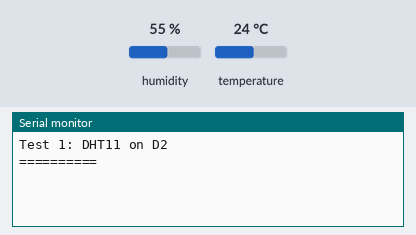
This sketch was run on a simulated ESP8266 (NodeMCU). On the bench: the last lines printed to the serial monitor. The inputs (shaded band) are chosen by the test bench; at power-on: humidity 55 %, temperature 24 °C.

Above: at 1.4 s.
1.5 s: humidity set to 22 %
At 6.5 s:
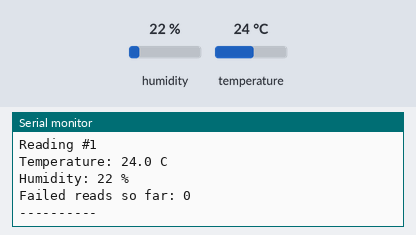
8.9 s: temperature set to 12 °C
16.3 s: humidity set to 40 %
At 20.3 s:
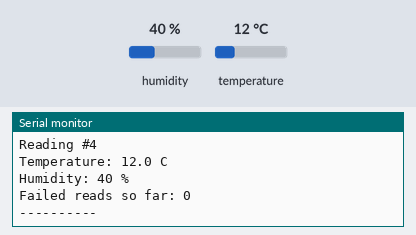
Timing chart, 0 to 21.8 s (numbered marks = the images above; inputs shaded):
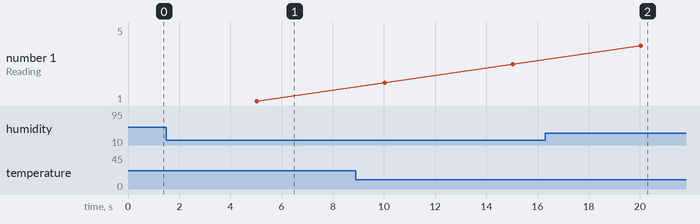

Measured:
- after the input at 1.5 s, the serial monitor: prints a new line after 3.5 s (image 1)
- after the input at 16.3 s, the serial monitor: prints a new line after 3.7 s (image 2)

The sketch:

01_dht11.ino
```cpp
// Test 1 of 6: DHT11 temperature + humidity sensor
//
// Wiring (DHT11 module):  VCC -> 3V3   GND -> GND   DATA -> D2
// Library: "DHT sensor library" by Adafruit (also installs "Adafruit Unified Sensor")
// Board:   NodeMCU 1.0 (ESP-12E Module)      Serial Monitor: 115200 baud
//
// Pass: a reading every 5 s. Hold the sensor in your hand: temperature rises 1-3 C within a minute.
// Fail: "no data" -> check the DATA wire is on D2 and the module has power.

#include <DHT.h>

const int DHT_PIN = D2;
const unsigned long READ_EVERY_MS = 5000;   // the DHT11 needs at least 1 s between reads

DHT dht(DHT_PIN, DHT11);
unsigned long lastRead = 0;
unsigned long readings = 0;
unsigned long failures = 0;

void setup() {
  Serial.begin(115200);
  delay(200);
  Serial.println();
  Serial.println("Test 1: DHT11 on D2");
  Serial.println("==========");
  dht.begin();
}

void loop() {
  if (millis() - lastRead < READ_EVERY_MS) return;
  lastRead = millis();

  float tempC = dht.readTemperature();
  float hum = dht.readHumidity();
  readings++;

  Serial.print("Reading #");
  Serial.println(readings);
  if (isnan(tempC) || isnan(hum)) {
    failures++;
    Serial.println("ERROR: no data from DHT11");
    Serial.println("Check: DATA on D2, VCC on 3V3, GND on GND");
  } else {
    Serial.print("Temperature: ");
    Serial.print(tempC, 1);
    Serial.println(" C");
    Serial.print("Humidity: ");
    Serial.print(hum, 0);
    Serial.println(" %");
  }
  Serial.print("Failed reads so far: ");
  Serial.println(failures);
  Serial.println("----------");
}
```
